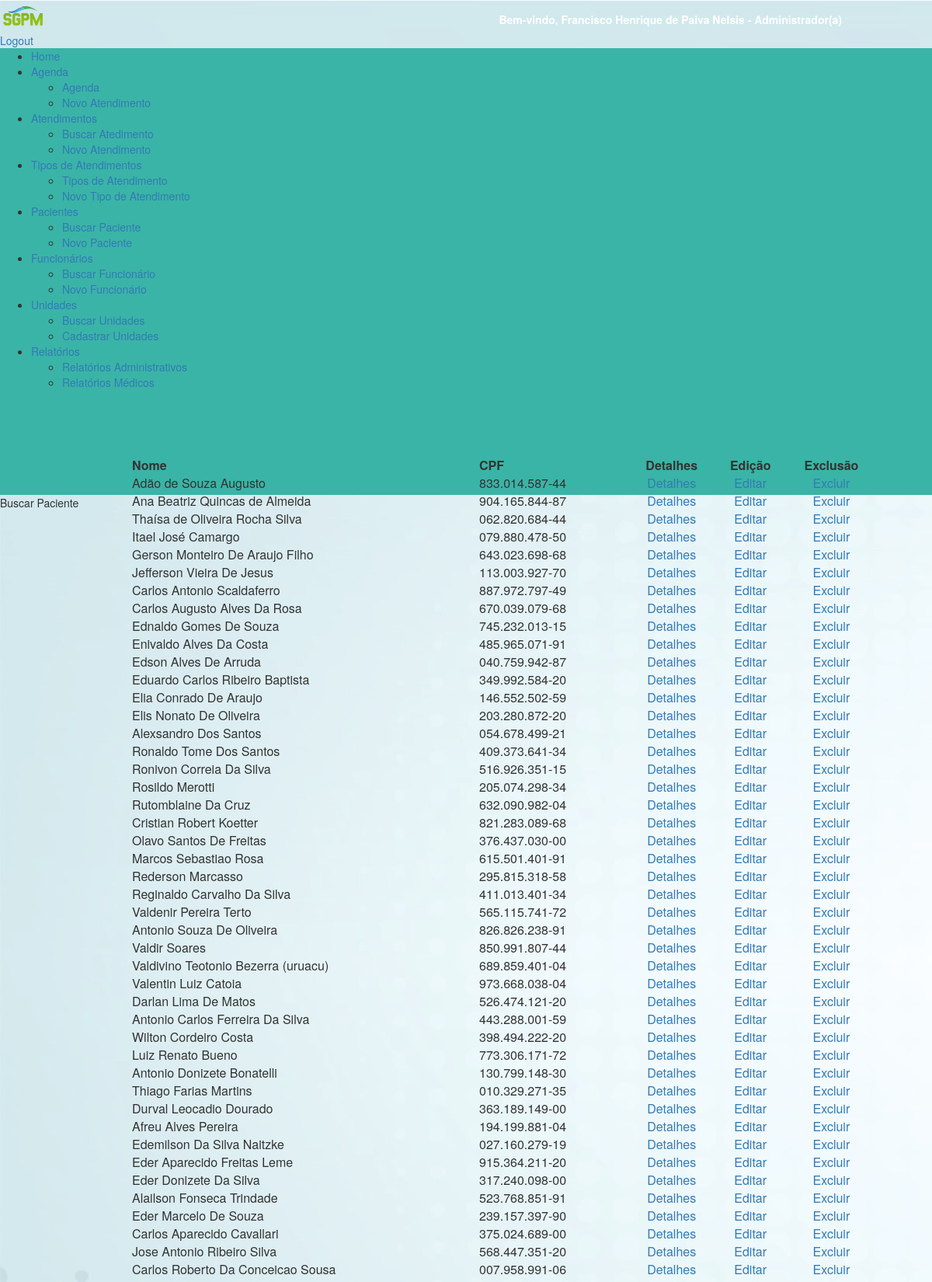
The page /consultarPaciente.php (signed in, upper part) on the database its author committed.
### tables this page shows
CREATE TABLE IF NOT EXISTS `paciente` (
  `id_paciente` int(4) NOT NULL auto_increment,
  `nome_paciente` varchar(50) NOT NULL,
  `cpf` varchar(14) NOT NULL,
  `rg` varchar(50) NOT NULL,
  `org_exp` varchar(30) NOT NULL,
  `data_nasc` date NOT NULL,
  `endereco` varchar(50) NOT NULL,
  `bairro` varchar(30) NOT NULL,
  `cep` varchar(50) NOT NULL,
  `cidade` varchar(30) NOT NULL,
  `nome_mae` varchar(50) NOT NULL,
  `nome_pai` varchar(50) NOT NULL,
  `profissao` varchar(30) NOT NULL,
  `email_pessoal` varchar(50) NOT NULL,
  `email_prof` varchar(50) NOT NULL,
  `tel_cel` varchar(30) NOT NULL,
  `tel_fixo` varchar(30) NOT NULL,
  `tel_contato` varchar(30) NOT NULL,
  `id_genero` int(15) NOT NULL,
  `id_estado` int(15) NOT NULL,
  `id_ubs` int(15) NOT NULL,
  `id_estado_civil` int(15) NOT NULL,
  `id_escolaridade` int(15) NOT NULL,
  `id_tipo_sanguineo` int(15) NOT NULL,
  PRIMARY KEY  (`id_paciente`),
  UNIQUE KEY `cpf` (`cpf`),
  UNIQUE KEY `rg` (`rg`),
  KEY `id_paciente` (`id_paciente`),
  KEY `id_tipo_sanguineo` (`id_tipo_sanguineo`),
  KEY `id_genero` (`id_genero`),
  KEY `id_estado` (`id_estado`),
  KEY `id_ubs` (`id_ubs`),
  KEY `id_estado_civil` (`id_estado_civil`),
  KEY `id_escolaridade` (`id_escolaridade`),
  CONSTRAINT `FK_paciente_escolaridade` FOREIGN KEY (`id_escolaridade`) REFERENCES `escolaridade` (`id_escolaridade`) ON DELETE NO ACTION ON UPDATE NO ACTION,
  CONSTRAINT `FK_paciente_estado` FOREIGN KEY (`id_estado`) REFERENCES `estado` (`id_estado`) ON DELETE NO ACTION ON UPDATE NO ACTION,
  CONSTRAINT `FK_paciente_estado_civil` FOREIGN KEY (`id_estado_civil`) REFERENCES `estado_civil` (`id_estado_civil`) ON DELETE NO ACTION ON UPDATE NO ACTION,
  CONSTRAINT `FK_paciente_genero` FOREIGN KEY (`id_genero`) REFERENCES `genero` (`id_genero`) ON DELETE NO ACTION ON UPDATE NO ACTION,
  CONSTRAINT `FK_paciente_tipo_sanguineo` FOREIGN KEY (`id_tipo_sanguineo`) REFERENCES `tipo_sanguineo` (`id_tipo_sanguineo`) ON DELETE NO ACTION ON UPDATE NO ACTION,
  CONSTRAINT `FK_paciente_ubs` FOREIGN KEY (`id_ubs`) REFERENCES `ubs` (`id_ubs`) ON DELETE NO ACTION ON UPDATE NO ACTION
);

### includes/funcoes_permissao.php (called while the page is built, shortened)
<?php
function verificarPermissao($permissao) {
    return array_search($permissao, $_SESSION['LOGIN']['PERMISSOES']) !== false ? true : false;
}

### consultarPaciente.php (the view, shortened to what this page needs)
<?php include ('includes/cabecalho.php')?>
<?php include ('includes/menu.php')?>
<div class="divTudoConsultarPaciente">
	<div id="tituloPagina">Buscar Paciente</div>
	<div id="formBuscaPaciente">
		<div class="content-dataTable"
			style="width: 80%; margin: 0 auto; margin-top: -70px; margin-right: 70px">
                <table id="pacientes" class="display" cellspacing="0"
				width="100%" content="text/html;charset=utf-8">
				<thead>
					<tr>
						<th>Nome</th>
						<th>CPF</th>
						<?php if (verificarPermissao('PACIENTE_DETALHES')): ?>
						<th><center>Detalhes</center></th>
						<?php endif; ?>
						<?php if (verificarPermissao('PACIENTE_ALTERAR')): ?>
						<th><center>Edição</center></th>
						<?php endif; ?>
						<?php if (verificarPermissao('PACIENTE_EXCLUIR')): ?>
						<th><center>Exclusão</center></th>
						<?php endif; ?>
					</tr>
				</thead>
				<tbody>
<?php
$con = mysqli_connect ( "localhost", "root", "", "sgpm" );
mysqli_set_charset ( $con, "utf8" );
$ubs_logada = $_SESSION ['LOGIN'] ['UBS'];
$tipo_funcionario_logado = $_SESSION ['LOGIN'] ['TIPO_FUNCIONARIO'];
if ($tipo_funcionario_logado == 1) {
	$query = mysqli_query ( $con, "SELECT * FROM paciente");
} else {
	$query = mysqli_query ( $con, "SELECT * FROM paciente where id_ubs = '" . $ubs_logada . "'" );
}
while ( $linha = mysqli_fetch_array ( $query ) ) {
	?>
	<tr>
		<td><?php echo $linha['nome_paciente']; ?></td>
		<td><?php echo $linha['cpf']; ?></td>
            <?php if (verificarPermissao('PACIENTE_DETALHES')): ?>
            <td>
			<center><a href="formPaciente.php?id=<?php echo $linha['id_paciente']; ?>&detalhes=1">Detalhes</a></center>
            </td>
            <?php endif; ?>
			<?php if (verificarPermissao('PACIENTE_ALTERAR')): ?>
			<td>
			<center><a href="formPaciente.php?id=<?php echo $linha['id_paciente']; ?>">Editar</a></center>
            </td>
            <?php endif; ?>
			<?php if (verificarPermissao('PACIENTE_EXCLUIR')): ?>
			<td>
            <center><a href="excluirPaciente.php?id_exclusao=<?php echo $linha['id_paciente']; ?>">Excluir</a></center>
			</td>
			<?php endif; ?>
<?php }?>
						</tr>
				</tbody>
			</table>
		</div>
	</div>
</div>
<?php include ('includes/menuBack.php'); ?>
<?php include ('includes/rodape.php'); ?>

### rows shown on the page
paciente: nome_paciente "Adão de Souza Augusto", cpf "833.014.587-44"
paciente: nome_paciente "Ana Beatriz Quincas de Almeida", cpf "904.165.844-87"
paciente: nome_paciente "Thaísa de Oliveira Rocha Silva", cpf "062.820.684-44"
paciente: nome_paciente "Itael José Camargo", cpf "079.880.478-50"
paciente: nome_paciente "Gerson Monteiro De Araujo Filho", cpf "643.023.698-68"
paciente: nome_paciente "Jefferson Vieira De Jesus", cpf "113.003.927-70"
paciente: nome_paciente "Carlos Antonio Scaldaferro", cpf "887.972.797-49"
paciente: nome_paciente "Carlos Augusto Alves Da Rosa", cpf "670.039.079-68"
paciente: nome_paciente "Ednaldo Gomes De Souza", cpf "745.232.013-15"
paciente: nome_paciente "Enivaldo Alves Da Costa", cpf "485.965.071-91"
paciente: nome_paciente "Edson Alves De Arruda", cpf "040.759.942-87"
paciente: nome_paciente "Eduardo Carlos Ribeiro Baptista", cpf "349.992.584-20"
paciente: nome_paciente "Elia Conrado De Araujo", cpf "146.552.502-59"
paciente: nome_paciente "Elis Nonato De Oliveira", cpf "203.280.872-20"
paciente: nome_paciente "Alexsandro Dos Santos", cpf "054.678.499-21"
paciente: nome_paciente "Ronaldo Tome Dos Santos", cpf "409.373.641-34"
paciente: nome_paciente "Ronivon Correia Da Silva", cpf "516.926.351-15"
paciente: nome_paciente "Rosildo Merotti", cpf "205.074.298-34"
paciente: nome_paciente "Rutomblaine Da Cruz", cpf "632.090.982-04"
paciente: nome_paciente "Cristian Robert Koetter", cpf "821.283.089-68"
paciente: nome_paciente "Olavo Santos De Freitas", cpf "376.437.030-00"
paciente: nome_paciente "Marcos Sebastiao Rosa", cpf "615.501.401-91"
paciente: nome_paciente "Rederson Marcasso", cpf "295.815.318-58"
paciente: nome_paciente "Reginaldo Carvalho Da Silva", cpf "411.013.401-34"
paciente: nome_paciente "Valdenir Pereira Terto", cpf "565.115.741-72"
paciente: nome_paciente "Antonio Souza De Oliveira", cpf "826.826.238-91"
paciente: nome_paciente "Valdir Soares", cpf "850.991.807-44"
paciente: nome_paciente "Valdivino Teotonio Bezerra (uruacu)", cpf "689.859.401-04"
paciente: nome_paciente "Valentin Luiz Catoia", cpf "973.668.038-04"
paciente: nome_paciente "Darlan Lima De Matos", cpf "526.474.121-20"
paciente: nome_paciente "Antonio Carlos Ferreira Da Silva", cpf "443.288.001-59"
paciente: nome_paciente "Wilton Cordeiro Costa", cpf "398.494.222-20"
paciente: nome_paciente "Luiz Renato Bueno", cpf "773.306.171-72"
paciente: nome_paciente "Antonio Donizete Bonatelli", cpf "130.799.148-30"
paciente: nome_paciente "Thiago Farias Martins", cpf "010.329.271-35"
paciente: nome_paciente "Durval Leocadio Dourado", cpf "363.189.149-00"
paciente: nome_paciente "Afreu Alves Pereira", cpf "194.199.881-04"
paciente: nome_paciente "Edemilson Da Silva Naitzke", cpf "027.160.279-19"
paciente: nome_paciente "Eder Aparecido Freitas Leme", cpf "915.364.211-20"
paciente: nome_paciente "Eder Donizete Da Silva", cpf "317.240.098-00"
paciente: nome_paciente "Alailson Fonseca Trindade", cpf "523.768.851-91"
paciente: nome_paciente "Eder Marcelo De Souza", cpf "239.157.397-90"
paciente: nome_paciente "Carlos Aparecido Cavallari", cpf "375.024.689-00"
paciente: nome_paciente "Jose Antonio Ribeiro Silva", cpf "568.447.351-20"
paciente: nome_paciente "Carlos Roberto Da Conceicao Sousa", cpf "007.958.991-06"

### other values the page prints
$_SESSION ['LOGIN'] ['NOME'] "Francisco Henrique de Paiva Nelsis"
$_SESSION ['LOGIN'] ['CARGO'] "Administrador(a)"
